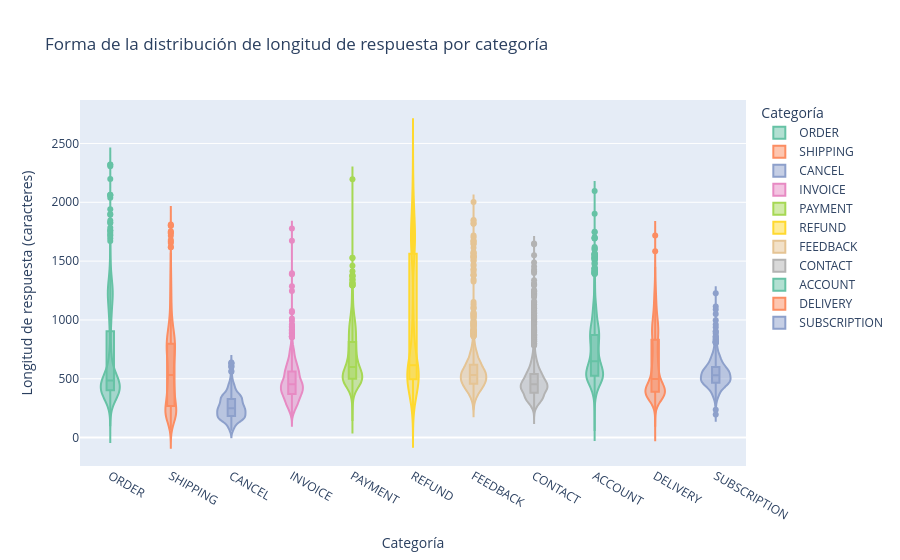

Notebook code for this chart:
### Markdown cell above
## Forma de la distribución: longitud de respuesta por categoría

El primer boxplot mostró cuartiles y outliers. Con un violin plot vemos 
además la forma completa de cada distribución — ¿son todas unimodales, 
o hay categorías con dos "picos" de longitud (respuestas cortas y largas 
conviviendo, sin un punto medio típico)?

### Code cell
fig = px.violin(
    df,
    x='category',
    y='longitud_respuesta',
    box=True,
    title='Forma de la distribución de longitud de respuesta por categoría',
    labels={'category': 'Categoría', 'longitud_respuesta': 'Longitud de respuesta (caracteres)'},
    color='category',
    color_discrete_sequence=px.colors.qualitative.Set2
)
fig.show()

### Figure 1 — Plotly figure (JSON) as saved in the notebook; plotly's stock layout.template omitted (floating-point values rounded to 4 significant figures; data arrays with more than 128 entries replaced by an {"elided": "..."} marker saying what was removed)
{"data": [{"alignmentgroup": "True", "box": {"visible": true}, "hovertemplate": "Categoría=%{x}<br>Longitud de respuesta (caracteres)=%{y}<extra></extra>", "legendgroup": "ORDER", "marker": {"color": "rgb(102,194,165)"}, "name": "ORDER", "offsetgroup": "ORDER", "orientation": "v", "scalegroup": "True", "showlegend": true, "type": "violin", "x": {"elided": "3988 str values"}, "x0": " ", "xaxis": "x", "y": {"elided": "3988 int values"}, "y0": " ", "yaxis": "y"}, {"alignmentgroup": "True", "box": {"visible": true}, "hovertemplate": "Categoría=%{x}<br>Longitud de respuesta (caracteres)=%{y}<extra></extra>", "legendgroup": "SHIPPING", "marker": {"color": "rgb(252,141,98)"}, "name": "SHIPPING", "offsetgroup": "SHIPPING", "orientation": "v", "scalegroup": "True", "showlegend": true, "type": "violin", "x": {"elided": "1970 str values"}, "x0": " ", "xaxis": "x", "y": {"elided": "1970 int values"}, "y0": " ", "yaxis": "y"}, {"alignmentgroup": "True", "box": {"visible": true}, "hovertemplate": "Categoría=%{x}<br>Longitud de respuesta (caracteres)=%{y}<extra></extra>", "legendgroup": "CANCEL", "marker": {"color": "rgb(141,160,203)"}, "name": "CANCEL", "offsetgroup": "CANCEL", "orientation": "v", "scalegroup": "True", "showlegend": true, "type": "violin", "x": {"elided": "950 str values"}, "x0": " ", "xaxis": "x", "y": {"elided": "950 int values"}, "y0": " ", "yaxis": "y"}, {"alignmentgroup": "True", "box": {"visible": true}, "hovertemplate": "Categoría=%{x}<br>Longitud de respuesta (caracteres)=%{y}<extra></extra>", "legendgroup": "INVOICE", "marker": {"color": "rgb(231,138,195)"}, "name": "INVOICE", "offsetgroup": "INVOICE", "orientation": "v", "scalegroup": "True", "showlegend": true, "type": "violin", "x": {"elided": "1999 str values"}, "x0": " ", "xaxis": "x", "y": {"elided": "1999 int values"}, "y0": " ", "yaxis": "y"}, {"alignmentgroup": "True", "box": {"visible": true}, "hovertemplate": "Categoría=%{x}<br>Longitud de respuesta (caracteres)=%{y}<extra></extra>", "legendgroup": "PAYMENT", "marker": {"color": "rgb(166,216,84)"}, "name": "PAYMENT", "offsetgroup": "PAYMENT", "orientation": "v", "scalegroup": "True", "showlegend": true, "type": "violin", "x": {"elided": "1998 str values"}, "x0": " ", "xaxis": "x", "y": {"elided": "1998 int values"}, "y0": " ", "yaxis": "y"}, {"alignmentgroup": "True", "box": {"visible": true}, "hovertemplate": "Categoría=%{x}<br>Longitud de respuesta (caracteres)=%{y}<extra></extra>", "legendgroup": "REFUND", "marker": {"color": "rgb(255,217,47)"}, "name": "REFUND", "offsetgroup": "REFUND", "orientation": "v", "scalegroup": "True", "showlegend": true, "type": "violin", "x": {"elided": "2992 str values"}, "x0": " ", "xaxis": "x", "y": {"elided": "2992 int values"}, "y0": " ", "yaxis": "y"}, {"alignmentgroup": "True", "box": {"visible": true}, "hovertemplate": "Categoría=%{x}<br>Longitud de respuesta (caracteres)=%{y}<extra></extra>", "legendgroup": "FEEDBACK", "marker": {"color": "rgb(229,196,148)"}, "name": "FEEDBACK", "offsetgroup": "FEEDBACK", "orientation": "v", "scalegroup": "True", "showlegend": true, "type": "violin", "x": {"elided": "1997 str values"}, "x0": " ", "xaxis": "x", "y": {"elided": "1997 int values"}, "y0": " ", "yaxis": "y"}, {"alignmentgroup": "True", "box": {"visible": true}, "hovertemplate": "Categoría=%{x}<br>Longitud de respuesta (caracteres)=%{y}<extra></extra>", "legendgroup": "CONTACT", "marker": {"color": "rgb(179,179,179)"}, "name": "CONTACT", "offsetgroup": "CONTACT", "orientation": "v", "scalegroup": "True", "showlegend": true, "type": "violin", "x": {"elided": "1999 str values"}, "x0": " ", "xaxis": "x", "y": {"elided": "1999 int values"}, "y0": " ", "yaxis": "y"}, {"alignmentgroup": "True", "box": {"visible": true}, "hovertemplate": "Categoría=%{x}<br>Longitud de respuesta (caracteres)=%{y}<extra></extra>", "legendgroup": "ACCOUNT", "marker": {"color": "rgb(102,194,165)"}, "name": "ACCOUNT", "offsetgroup": "ACCOUNT", "orientation": "v", "scalegroup": "True", "showlegend": true, "type": "violin", "x": {"elided": "5986 str values"}, "x0": " ", "xaxis": "x", "y": {"elided": "5986 int values"}, "y0": " ", "yaxis": "y"}, {"alignmentgroup": "True", "box": {"visible": true}, "hovertemplate": "Categoría=%{x}<br>Longitud de respuesta (caracteres)=%{y}<extra></extra>", "legendgroup": "DELIVERY", "marker": {"color": "rgb(252,141,98)"}, "name": "DELIVERY", "offsetgroup": "DELIVERY", "orientation": "v", "scalegroup": "True", "showlegend": true, "type": "violin", "x": {"elided": "1994 str values"}, "x0": " ", "xaxis": "x", "y": {"elided": "1994 int values"}, "y0": " ", "yaxis": "y"}, {"alignmentgroup": "True", "box": {"visible": true}, "hovertemplate": "Categoría=%{x}<br>Longitud de respuesta (caracteres)=%{y}<extra></extra>", "legendgroup": "SUBSCRIPTION", "marker": {"color": "rgb(141,160,203)"}, "name": "SUBSCRIPTION", "offsetgroup": "SUBSCRIPTION", "orientation": "v", "scalegroup": "True", "showlegend": true, "type": "violin", "x": {"elided": "999 str values"}, "x0": " ", "xaxis": "x", "y": {"elided": "999 int values"}, "y0": " ", "yaxis": "y"}], "layout": {"legend": {"title": {"text": "Categoría"}, "tracegroupgap": 0}, "title": {"text": "Forma de la distribución de longitud de respuesta por categoría"}, "violinmode": "overlay", "xaxis": {"anchor": "y", "categoryarray": ["ORDER", "SHIPPING", "CANCEL", "INVOICE", "PAYMENT", "REFUND", "FEEDBACK", "CONTACT", "ACCOUNT", "DELIVERY", "SUBSCRIPTION"], "categoryorder": "array", "domain": [0, 1], "title": {"text": "Categoría"}}, "yaxis": {"anchor": "x", "domain": [0, 1], "title": {"text": "Longitud de respuesta (caracteres)"}}}}
